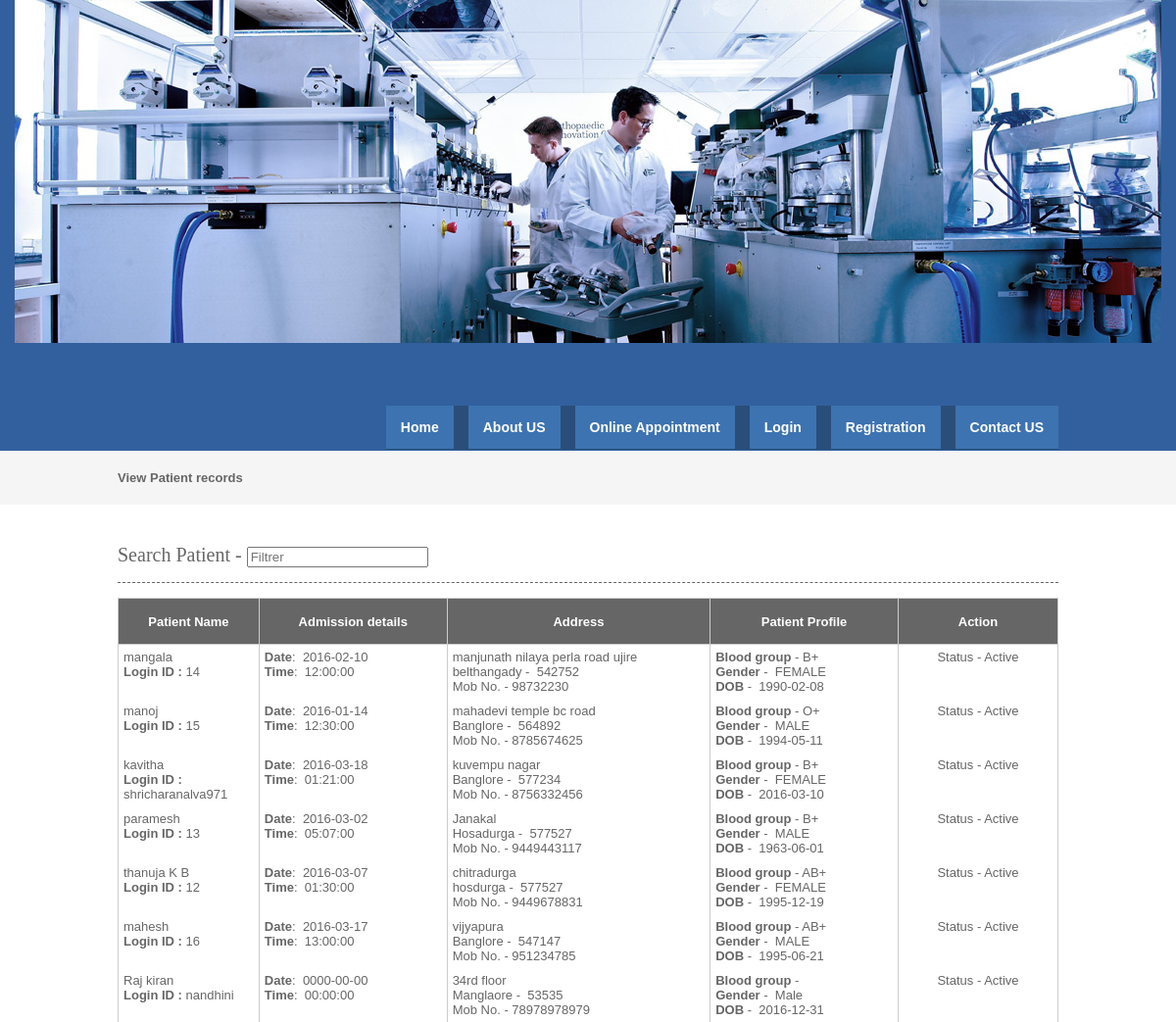
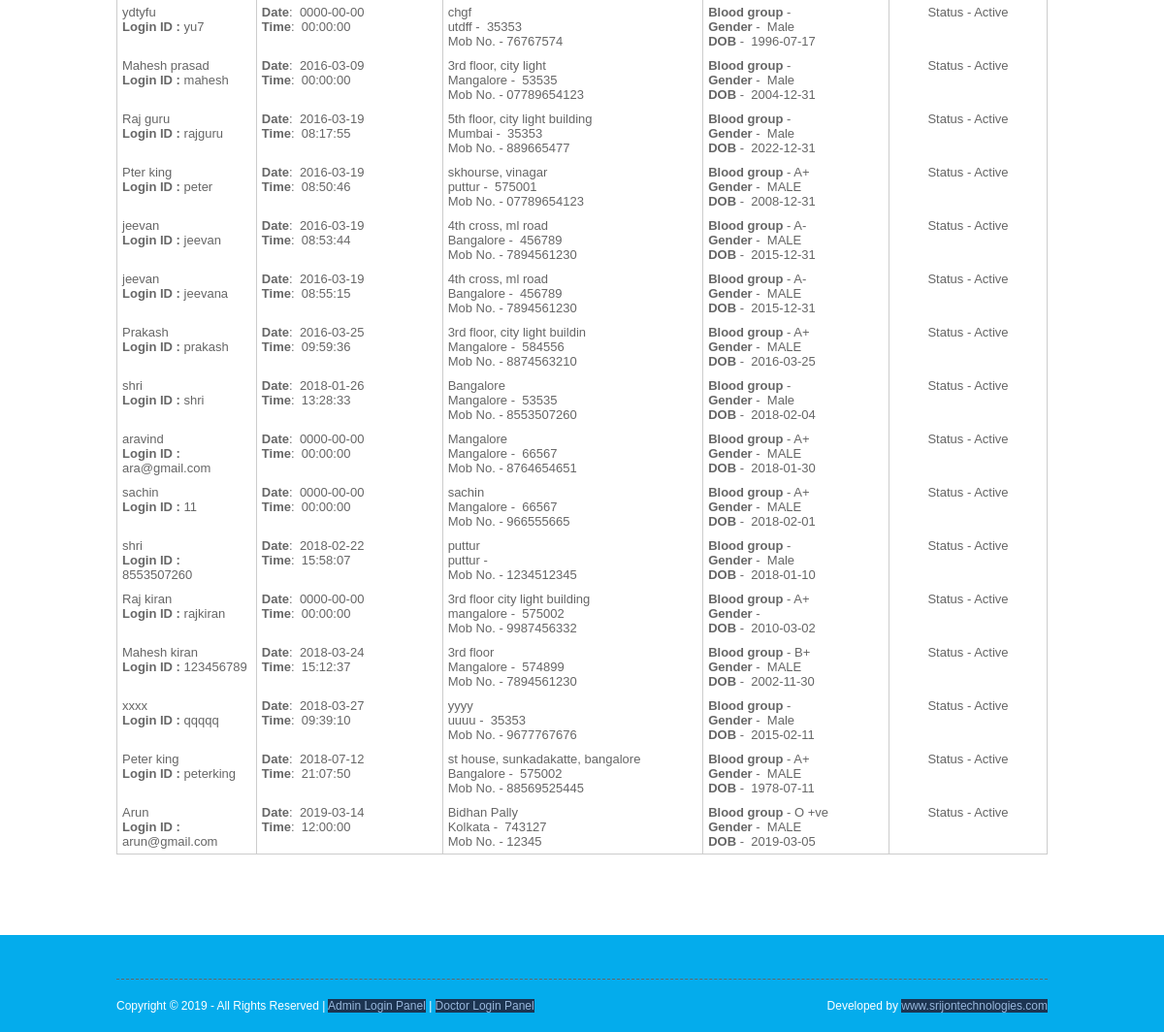
The page /viewpatient.php on the database its author committed (2 pictures, top to bottom).
### tables this page shows
CREATE TABLE `patient` (
  `patientid` int(10) NOT NULL,
  `patientname` varchar(50) NOT NULL,
  `admissiondate` date NOT NULL,
  `admissiontime` time NOT NULL,
  `address` varchar(250) NOT NULL,
  `mobileno` varchar(15) NOT NULL,
  `city` varchar(25) NOT NULL,
  `pincode` varchar(20) NOT NULL,
  `loginid` varchar(50) NOT NULL,
  `password` varchar(25) NOT NULL,
  `bloodgroup` varchar(20) NOT NULL,
  `gender` varchar(10) NOT NULL,
  `dob` date NOT NULL,
  `status` varchar(10) NOT NULL
);

### viewpatient.php (the view, shortened to what this page needs)
<?php
include("header.php");
include("dbconnection.php");
?>
<div class="wrapper col2">
  <div id="breadcrumb">
    <ul>
      <li class="first">View Patient records</li></ul>
  </div>
</div>
<div class="wrapper col4">
  <div id="container">
<section class="container">
<h2>Search Patient - <input type="search" class="light-table-filter" data-table="order-table" placeholder="Filtrer" /></h2>
	<table class="order-table">
      <thead>
        <tr>
          <th width="15%" height="36"><div align="center">Patient Name</div></th>
          <th width="20%"><div align="center">Admission details</div></th>
          <th width="28%"><div align="center">Address</div></th>
          <th width="20%"><div align="center">Patient Profile</div></th>
          <th width="17%"><div align="center">Action</div></th>
        </tr>
        </thead>
      <tbody>
   <?php
		$sql ="SELECT * FROM patient";
		$qsql = mysqli_query($con,$sql);
		while($rs = mysqli_fetch_array($qsql))
		{
        echo "<tr>
          <td>$rs[patientname]<br>
		  <strong>Login ID :</strong> $rs[loginid] </td>
          <td>
		  <strong>Date</strong>: &nbsp;$rs[admissiondate]<br>
		 <strong>Time</strong>: &nbsp;$rs[admissiontime]</td>
		   <td>$rs[address]<br>$rs[city] -  &nbsp;$rs[pincode]<br>
Mob No. - $rs[mobileno]</td>
			    <td><strong>Blood group</strong> - $rs[bloodgroup]<br>
<strong>Gender</strong> - &nbsp;$rs[gender]<br>
<strong>DOB</strong> - &nbsp;$rs[dob]</td>
          <td align='center'>Status - $rs[status] <br>";
		  echo "</td></tr>";
		}
		?>
      </tbody>
    </table>
</section>
    <p>&nbsp;</p>
  </div>
</div>
<?php
include("footer.php");
?>

### layout/styles/layout.css (style rules this page uses)
html { overflow-y:scroll; }
body { margin:0; padding:0; font-size:13px; font-family:verdana, Arial, Helvetica, sans-serif; color:#FFFFFF; background-color:#4F473A; }
div.wrapper { display:block; width:100%; margin:0; text-align:left; }
.col2 { color:#666666; background-color:#F5F5F5; }
.col3, .col4 { color:#666666; background-color:#FFFFFF; }
#head, #gallery, #breadcrumb, #container, #footer { display:block; position:relative; width:960px; margin:0 auto; }
#breadcrumb { padding:20px 0; }
#breadcrumb ul { margin:0; padding:0; list-style:none; }
#breadcrumb ul li { display:inline; }
#breadcrumb ul li.first { font-weight:bold; }
#container { padding:40px 0; }
#container h1, #container h2, #container h3, #container h4, #container h5, #container h6 { margin:0 0 15px 0; padding:0 0 15px 0; line-height:normal; font-weight:normal; font-size:20px; font-family:Georgia, "Times New Roman", Times, serif; border-bottom:1px dashed #666666; }

### layout/styles/tables.css (style rules this page uses)
table { width:100%; border-collapse:collapse; table-layout:auto; vertical-align:top; margin-bottom:15px; border:1px solid #CCCCCC; }
table thead th { color:#FFFFFF; background-color:#666666; border:1px solid #CCCCCC; border-collapse:collapse; text-align:center; table-layout:auto; vertical-align:middle; }
table tbody td { vertical-align:top; border-collapse:collapse; border-left:1px solid #CCCCCC; border-right:1px solid #CCCCCC; }
table thead th, table tbody td { padding:5px; border-collapse:collapse; }

### rows shown on the page
patient: patientname "mangala", loginid "14", admissiondate "2016-02-10", admissiontime "12:00:00", address "manjunath nilaya perla road ujire", city "belthangady", pincode "542752", mobileno "98732230", bloodgroup "B+", gender "FEMALE", dob "1990-02-08", status "Active"
patient: patientname "manoj", loginid "15", admissiondate "2016-01-14", admissiontime "12:30:00", address "mahadevi temple bc road", city "Banglore", pincode "564892", mobileno "8785674625", bloodgroup "O+", gender "MALE", dob "1994-05-11", status "Active"
patient: patientname "kavitha", loginid "shricharanalva971", admissiondate "2016-03-18", admissiontime "01:21:00", address "kuvempu nagar", city "Banglore", pincode "577234", mobileno "8756332456", bloodgroup "B+", gender "FEMALE", dob "2016-03-10", status "Active"
patient: patientname "paramesh", loginid "13", admissiondate "2016-03-02", admissiontime "05:07:00", address "Janakal", city "Hosadurga", pincode "577527", mobileno "9449443117", bloodgroup "B+", gender "MALE", dob "1963-06-01", status "Active"
patient: patientname "thanuja K B", loginid "12", admissiondate "2016-03-07", admissiontime "01:30:00", address "chitradurga", city "hosdurga", pincode "577527", mobileno "9449678831", bloodgroup "AB+", gender "FEMALE", dob "1995-12-19", status "Active"
patient: patientname "mahesh", loginid "16", admissiondate "2016-03-17", admissiontime "13:00:00", address "vijyapura", city "Banglore", pincode "547147", mobileno "951234785", bloodgroup "AB+", gender "MALE", dob "1995-06-21", status "Active"
patient: patientname "Raj kiran", loginid "nandhini", admissiondate "0000-00-00", admissiontime "00:00:00", address "34rd floor", city "Manglaore", pincode "53535", mobileno "78978978979", gender "Male", dob "2016-12-31", status "Active"
patient: patientname "ydtyfu", loginid "yu7", admissiondate "0000-00-00", admissiontime "00:00:00", address "chgf", city "utdff", pincode "35353", mobileno "76767574", gender "Male", dob "1996-07-17", status "Active"
patient: patientname "Mahesh prasad", loginid "mahesh", admissiondate "2016-03-09", admissiontime "00:00:00", address "3rd floor, city light", city "Mangalore", pincode "53535", mobileno "07789654123", gender "Male", dob "2004-12-31", status "Active"
patient: patientname "Raj guru", loginid "rajguru", admissiondate "2016-03-19", admissiontime "08:17:55", address "5th floor, city light building", city "Mumbai", pincode "35353", mobileno "889665477", gender "Male", dob "2022-12-31", status "Active"
patient: patientname "Pter king", loginid "peter", admissiondate "2016-03-19", admissiontime "08:50:46", address "skhourse, vinagar", city "puttur", pincode "575001", mobileno "07789654123", bloodgroup "A+", gender "MALE", dob "2008-12-31", status "Active"
patient: patientname "jeevan", loginid "jeevan", admissiondate "2016-03-19", admissiontime "08:53:44", address "4th cross, ml road", city "Bangalore", pincode "456789", mobileno "7894561230", bloodgroup "A-", gender "MALE", dob "2015-12-31", status "Active"
patient: patientname "jeevan", loginid "jeevana", admissiondate "2016-03-19", admissiontime "08:55:15", address "4th cross, ml road", city "Bangalore", pincode "456789", mobileno "7894561230", bloodgroup "A-", gender "MALE", dob "2015-12-31", status "Active"
patient: patientname "Prakash", loginid "prakash", admissiondate "2016-03-25", admissiontime "09:59:36", address "3rd floor, city light buildin", city "Mangalore", pincode "584556", mobileno "8874563210", bloodgroup "A+", gender "MALE", dob "2016-03-25", status "Active"
patient: patientname "shri", loginid "shri", admissiondate "2018-01-26", admissiontime "13:28:33", address "Bangalore", city "Mangalore", pincode "53535", mobileno "8553507260", gender "Male", dob "2018-02-04", status "Active"
patient: patientname "aravind", loginid "ara@gmail.com", admissiondate "0000-00-00", admissiontime "00:00:00", address "Mangalore", city "Mangalore", pincode "66567", mobileno "8764654651", bloodgroup "A+", gender "MALE", dob "2018-01-30", status "Active"
patient: patientname "sachin", loginid "11", admissiondate "0000-00-00", admissiontime "00:00:00", address "sachin", city "Mangalore", pincode "66567", mobileno "966555665", bloodgroup "A+", gender "MALE", dob "2018-02-01", status "Active"
patient: patientname "shri", loginid "8553507260", admissiondate "2018-02-22", admissiontime "15:58:07", address "puttur", city "puttur", mobileno "1234512345", gender "Male", dob "2018-01-10", status "Active"
patient: patientname "Raj kiran", loginid "rajkiran", admissiondate "0000-00-00", admissiontime "00:00:00", address "3rd floor city light building", city "mangalore", pincode "575002", mobileno "9987456332", bloodgroup "A+", dob "2010-03-02", status "Active"
patient: patientname "Mahesh kiran", loginid "123456789", admissiondate "2018-03-24", admissiontime "15:12:37", address "3rd floor", city "Mangalore", pincode "574899", mobileno "7894561230", bloodgroup "B+", gender "MALE", dob "2002-11-30", status "Active"
patient: patientname "xxxx", loginid "qqqqq", admissiondate "2018-03-27", admissiontime "09:39:10", address "yyyy", city "uuuu", pincode "35353", mobileno "9677767676", gender "Male", dob "2015-02-11", status "Active"
patient: patientname "Peter king", loginid "peterking", admissiondate "2018-07-12", admissiontime "21:07:50", address "st house, sunkadakatte, bangalore", city "Bangalore", pincode "575002", mobileno "88569525445", bloodgroup "A+", gender "MALE", dob "1978-07-11", status "Active"
patient: patientname "Arun", loginid "arun@gmail.com", admissiondate "2019-03-14", admissiontime "12:00:00", address "Bidhan Pally", city "Kolkata", pincode "743127", mobileno "12345", bloodgroup "O +ve", gender "MALE", dob "2019-03-05", status "Active"
